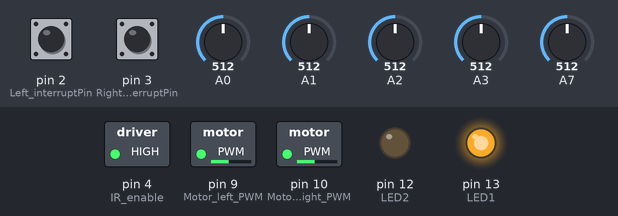
The sketch below on a simulated Arduino Nano, built with avr-gcc and run on an emulated ATmega328P. Parts: switched loads named in the sketch (green lamp = pin HIGH), output pins drawn as LEDs (lit = HIGH). Inputs (shaded band) come from the test bench; at power-on: pin 2 (Left_interruptPin) HIGH, pin 3 (Right_interruptPin) HIGH, A0 = 512, A1 = 512, A2 = 512, A3 = 512, A7 = 512.

Above: at 0.05 s.
At 0.15 s:
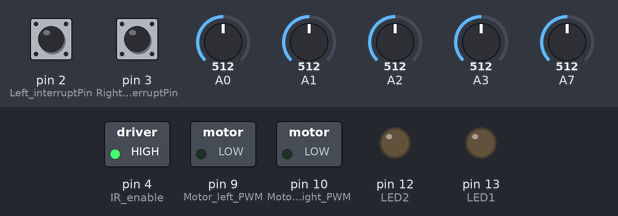
Timing chart, 0 to 3.0 s (numbered marks = the images above):
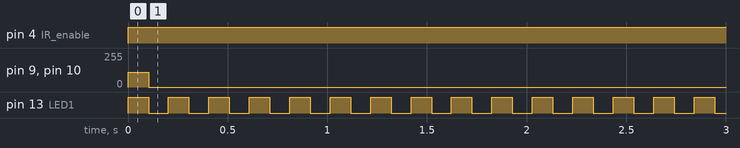

Measured:
- by itself, pin 4 (IR_enable): LOW → HIGH at 0.00 s
- by itself, pin 9 (Motor_left_PWM), pin 10 (Motor_right_PWM): 111/255 → 0/255 at 0.10 s
- by itself, pin 13 (LED1): alternates HIGH for 0.10 s and LOW for 0.10 s

The sketch:

Mona-Motion-Control.ino
```cpp
//Motion Control for Open-loop and Close-Lopp
#include <MsTimer2.h>
// pin config for basic platform test
// Motors
int Motor_right_PWM = 10;  //   0 (min speed) - 255 (max speed)
int Motor_right_direction = 5;  //   0 Forward - 1 Reverse
int Motor_left_PWM = 9;    //   0 (min speed) - 255 (max speed)
int Motor_left_direction = 6;   //   0 Forward - 1 Reverse
#define Forward 0
#define Reverse 1
// LED
int LED1 = 13;
int LED2 = 12;
int IR_enable=4;
int IR_threshold= 900; // 0 white close obstacle -- 1023 no obstacle

const byte Left_interruptPin = 2;
const byte Right_interruptPin = 3;

int Left_forward_speed=111;
int Right_forward_speed=111;
float slope = 0.1;


void forward(){
  analogWrite(Motor_right_PWM,Right_forward_speed); // right motor
  digitalWrite(Motor_right_direction,Forward); //right
  analogWrite(Motor_left_PWM,Left_forward_speed); // left
  digitalWrite(Motor_left_direction,Forward); //left
}

void Stop(){ // set speeds to 0
  analogWrite(Motor_right_PWM,0); // right motor
  analogWrite(Motor_left_PWM, 0); // left
  MsTimer2::start();
}

// Variables for 5 IR proximity sensors
int IR_right,IR_right_front,IR_front,IR_left_front,IR_left;

void IR_proximity_read(){    // read only front IR sensor
  int n=5;  // average parameter
  digitalWrite(IR_enable, HIGH);  //IR Enable
  IR_right=0;
  IR_right_front=0;
  IR_front=0;
  IR_left_front=0;
  IR_left=0;
  for (int i=0;i<n;i++){  //read from front proximity sensor
    IR_right+=analogRead(A3);
    IR_right_front+=analogRead(A2);
    IR_front+=analogRead(A1);
    IR_left_front+=analogRead(A0);
    IR_left+=analogRead(A7);
    delay(20);
  }
  IR_right/=n;
  IR_right_front/=n;
  IR_front/=n;
  IR_left_front/=n;
  IR_left/=n;
}

void Obstacle_avoidance(){
  if (IR_front<IR_threshold || IR_right<IR_threshold || IR_right_front<IR_threshold || IR_left<IR_threshold || IR_left_front<IR_threshold){
      digitalWrite(LED1,HIGH);
      Stop();
  }
}

long int Left_counter, Right_counter;

void Left_int_counter(){
  Left_counter++;
}

void Right_int_counter(){
  Right_counter++;
}

float Left_compensatory=1,Right_compensatory=1;
int Desired = 910;   // number of pulses which is desired
int run_exp=0;

void Timer_overflow() {   // every 400 ms is called
  run_exp++;
  Right_compensatory =  Desired - Right_counter;
  Left_compensatory  =  Desired - Left_counter;

  Serial.print("Left = ");
  Serial.print(Left_counter);
  Serial.print(" , ");
  Serial.print("  Right = ");
  Serial.println(Right_counter);

  // a basic proportional control (disable these two lines for Open-loop control)
  Right_forward_speed +=  slope * Right_compensatory;
  Left_forward_speed  +=  slope *  Left_compensatory;

  forward();  // update PWM set-point

  //reset counters
  Left_counter=0;
  Right_counter=0;
}

void setup() {
 Serial.begin(9600);
  pinMode(Motor_left_PWM, OUTPUT);
  pinMode(Motor_right_PWM, OUTPUT);
  pinMode(LED1, OUTPUT);
  pinMode(LED2, OUTPUT);
  pinMode(IR_enable, OUTPUT);
  // set encoder counter to 0
  Left_counter=0;
  Right_counter=0;

  // init INT0 and INT1 for left and right motors encoders
  pinMode(Left_interruptPin, INPUT_PULLUP);
  attachInterrupt(digitalPinToInterrupt(Left_interruptPin), Left_int_counter, CHANGE);
  pinMode(Right_interruptPin, INPUT_PULLUP);
  attachInterrupt(digitalPinToInterrupt(Right_interruptPin), Right_int_counter, CHANGE);
  // setup Timer2 for motor control
  MsTimer2::set(400, Timer_overflow); // 400ms period
  MsTimer2::start();
  //set PWM set-point
  forward();
}

//------------------------------------------------- Main loop
void loop() {
 digitalWrite(LED1,HIGH); //Top LED
 IR_proximity_read();
 Obstacle_avoidance();
 digitalWrite(LED1,LOW); //Top LED
 delay(100);
}
```
